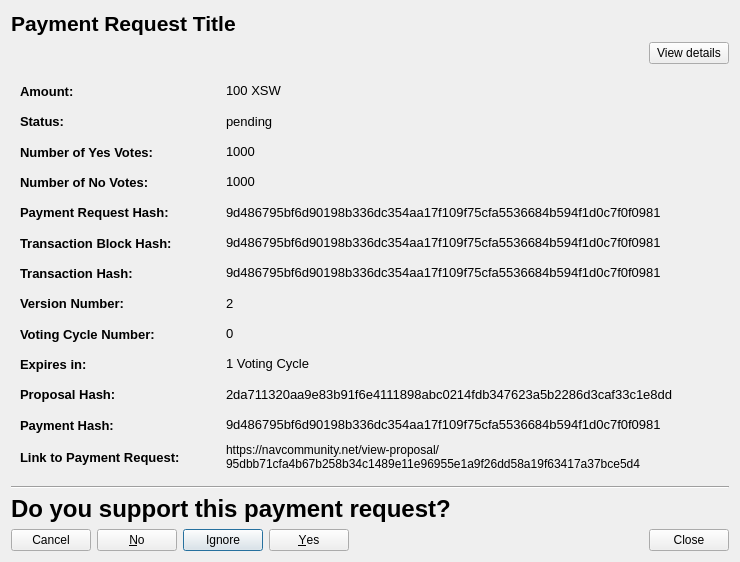
<?xml version="1.0" encoding="UTF-8"?>
<ui version="4.0">
 <class>CommunityFundDisplayPaymentRequestDetailed</class>
 <widget class="QWidget" name="CommunityFundDisplayPaymentRequestDetailed">
  <property name="geometry">
   <rect>
    <x>0</x>
    <y>0</y>
    <width>740</width>
    <height>562</height>
   </rect>
  </property>
  <property name="sizePolicy">
   <sizepolicy hsizetype="Preferred" vsizetype="MinimumExpanding">
    <horstretch>0</horstretch>
    <verstretch>0</verstretch>
   </sizepolicy>
  </property>
  <property name="minimumSize">
   <size>
    <width>740</width>
    <height>300</height>
   </size>
  </property>
  <property name="windowTitle">
   <string>Payment Request Details</string>
  </property>
  <layout class="QVBoxLayout" name="verticalLayout">
   <item>
    <widget class="QLabel" name="labelPaymentRequestTitle">
     <property name="sizePolicy">
      <sizepolicy hsizetype="Preferred" vsizetype="Minimum">
       <horstretch>0</horstretch>
       <verstretch>0</verstretch>
      </sizepolicy>
     </property>
     <property name="maximumSize">
      <size>
       <width>16777215</width>
       <height>500</height>
      </size>
     </property>
     <property name="font">
      <font>
       <pointsize>16</pointsize>
       <weight>75</weight>
       <bold>true</bold>
      </font>
     </property>
     <property name="text">
      <string>Payment Request Title</string>
     </property>
     <property name="wordWrap">
      <bool>true</bool>
     </property>
     <property name="openExternalLinks">
      <bool>false</bool>
     </property>
    </widget>
   </item>
   <item>
    <layout class="QHBoxLayout" name="horizontalLayout_4">
     <item>
      <spacer name="horizontalSpacer">
       <property name="orientation">
        <enum>Qt::Horizontal</enum>
       </property>
       <property name="sizeHint" stdset="0">
        <size>
         <width>40</width>
         <height>20</height>
        </size>
       </property>
      </spacer>
     </item>
     <item>
      <widget class="QPushButton" name="detailsBtn">
       <property name="text">
        <string>View details</string>
       </property>
      </widget>
     </item>
    </layout>
   </item>
   <item>
    <widget class="QWidget" name="detailsWidget" native="true">
     <property name="sizePolicy">
      <sizepolicy hsizetype="Preferred" vsizetype="Expanding">
       <horstretch>0</horstretch>
       <verstretch>0</verstretch>
      </sizepolicy>
     </property>
     <layout class="QVBoxLayout" name="verticalLayout_2">
      <item>
       <layout class="QVBoxLayout" name="verticalLayoutDetailedInfomation_2">
        <item>
         <layout class="QHBoxLayout" name="horizontalLayoutAmount_2">
          <item>
           <widget class="QLabel" name="labelPrequestAmountTitle">
            <property name="sizePolicy">
             <sizepolicy hsizetype="Fixed" vsizetype="Preferred">
              <horstretch>0</horstretch>
              <verstretch>0</verstretch>
             </sizepolicy>
            </property>
            <property name="minimumSize">
             <size>
              <width>200</width>
              <height>0</height>
             </size>
            </property>
            <property name="font">
             <font>
              <pointsize>10</pointsize>
              <weight>75</weight>
              <bold>true</bold>
             </font>
            </property>
            <property name="text">
             <string>Amount:</string>
            </property>
            <property name="textInteractionFlags">
             <set>Qt::NoTextInteraction</set>
            </property>
           </widget>
          </item>
          <item>
           <widget class="QLabel" name="labelPrequestAmount">
            <property name="font">
             <font>
              <pointsize>10</pointsize>
             </font>
            </property>
            <property name="text">
             <string>100 XSW</string>
            </property>
            <property name="textInteractionFlags">
             <set>Qt::TextSelectableByMouse</set>
            </property>
           </widget>
          </item>
         </layout>
        </item>
        <item>
         <layout class="QHBoxLayout" name="horizontalLayoutFee_2">
          <item>
           <widget class="QLabel" name="labelPrequestStatusTitle">
            <property name="sizePolicy">
             <sizepolicy hsizetype="Fixed" vsizetype="Preferred">
              <horstretch>0</horstretch>
              <verstretch>0</verstretch>
             </sizepolicy>
            </property>
            <property name="minimumSize">
             <size>
              <width>200</width>
              <height>0</height>
             </size>
            </property>
            <property name="font">
             <font>
              <pointsize>10</pointsize>
              <weight>75</weight>
              <bold>true</bold>
             </font>
            </property>
            <property name="text">
             <string>Status:</string>
            </property>
            <property name="textInteractionFlags">
             <set>Qt::NoTextInteraction</set>
            </property>
           </widget>
          </item>
          <item>
           <widget class="QLabel" name="labelPrequestStatus">
            <property name="font">
             <font>
              <pointsize>10</pointsize>
             </font>
            </property>
            <property name="text">
             <string>pending</string>
            </property>
            <property name="textInteractionFlags">
             <set>Qt::TextSelectableByMouse</set>
            </property>
           </widget>
          </item>
         </layout>
        </item>
        <item>
         <layout class="QHBoxLayout" name="horizontalLayoutAddress_2">
          <item>
           <widget class="QLabel" name="labelPrequestYesTitle">
            <property name="sizePolicy">
             <sizepolicy hsizetype="Fixed" vsizetype="Preferred">
              <horstretch>0</horstretch>
              <verstretch>0</verstretch>
             </sizepolicy>
            </property>
            <property name="minimumSize">
             <size>
              <width>200</width>
              <height>0</height>
             </size>
            </property>
            <property name="font">
             <font>
              <pointsize>10</pointsize>
              <weight>75</weight>
              <bold>true</bold>
             </font>
            </property>
            <property name="text">
             <string>Number of Yes Votes:</string>
            </property>
            <property name="textInteractionFlags">
             <set>Qt::NoTextInteraction</set>
            </property>
           </widget>
          </item>
          <item>
           <widget class="QLabel" name="labelPrequestYes">
            <property name="font">
             <font>
              <pointsize>10</pointsize>
             </font>
            </property>
            <property name="text">
             <string>1000</string>
            </property>
            <property name="textInteractionFlags">
             <set>Qt::TextSelectableByMouse</set>
            </property>
           </widget>
          </item>
         </layout>
        </item>
        <item>
         <layout class="QHBoxLayout" name="horizontalLayoutDeadline_2">
          <item>
           <widget class="QLabel" name="labelPrequestNoTitle">
            <property name="sizePolicy">
             <sizepolicy hsizetype="Fixed" vsizetype="Preferred">
              <horstretch>0</horstretch>
              <verstretch>0</verstretch>
             </sizepolicy>
            </property>
            <property name="minimumSize">
             <size>
              <width>200</width>
              <height>0</height>
             </size>
            </property>
            <property name="font">
             <font>
              <pointsize>10</pointsize>
              <weight>75</weight>
              <bold>true</bold>
             </font>
            </property>
            <property name="text">
             <string>Number of No Votes:</string>
            </property>
            <property name="textInteractionFlags">
             <set>Qt::NoTextInteraction</set>
            </property>
           </widget>
          </item>
          <item>
           <widget class="QLabel" name="labelPrequestNo">
            <property name="font">
             <font>
              <pointsize>10</pointsize>
             </font>
            </property>
            <property name="text">
             <string>1000</string>
            </property>
            <property name="textInteractionFlags">
             <set>Qt::TextSelectableByMouse</set>
            </property>
           </widget>
          </item>
         </layout>
        </item>
        <item>
         <layout class="QHBoxLayout" name="horizontalLayoutExpiresIn_2">
          <item>
           <widget class="QLabel" name="labelPrequestHashTitle">
            <property name="sizePolicy">
             <sizepolicy hsizetype="Fixed" vsizetype="Preferred">
              <horstretch>0</horstretch>
              <verstretch>0</verstretch>
             </sizepolicy>
            </property>
            <property name="minimumSize">
             <size>
              <width>200</width>
              <height>0</height>
             </size>
            </property>
            <property name="font">
             <font>
              <pointsize>10</pointsize>
              <weight>75</weight>
              <bold>true</bold>
             </font>
            </property>
            <property name="text">
             <string>Payment Request Hash:</string>
            </property>
            <property name="textInteractionFlags">
             <set>Qt::NoTextInteraction</set>
            </property>
           </widget>
          </item>
          <item>
           <widget class="QLabel" name="labelPrequestHash">
            <property name="font">
             <font>
              <pointsize>10</pointsize>
             </font>
            </property>
            <property name="text">
             <string>9d486795bf6d90198b336dc354aa17f109f75cfa5536684b594f1d0c7f0f0981</string>
            </property>
            <property name="textInteractionFlags">
             <set>Qt::TextSelectableByMouse</set>
            </property>
           </widget>
          </item>
         </layout>
        </item>
        <item>
         <layout class="QHBoxLayout" name="horizontalLayoutStatus_2">
          <item>
           <widget class="QLabel" name="labelPrequestTransactionBlockHashTitle">
            <property name="sizePolicy">
             <sizepolicy hsizetype="Fixed" vsizetype="Preferred">
              <horstretch>0</horstretch>
              <verstretch>0</verstretch>
             </sizepolicy>
            </property>
            <property name="minimumSize">
             <size>
              <width>200</width>
              <height>0</height>
             </size>
            </property>
            <property name="font">
             <font>
              <pointsize>10</pointsize>
              <weight>75</weight>
              <bold>true</bold>
             </font>
            </property>
            <property name="text">
             <string>Transaction Block Hash:</string>
            </property>
            <property name="textInteractionFlags">
             <set>Qt::NoTextInteraction</set>
            </property>
           </widget>
          </item>
          <item>
           <widget class="QLabel" name="labelPrequestTransactionBlockHash">
            <property name="font">
             <font>
              <pointsize>10</pointsize>
             </font>
            </property>
            <property name="text">
             <string>9d486795bf6d90198b336dc354aa17f109f75cfa5536684b594f1d0c7f0f0981</string>
            </property>
            <property name="textInteractionFlags">
             <set>Qt::TextSelectableByMouse</set>
            </property>
           </widget>
          </item>
         </layout>
        </item>
        <item>
         <layout class="QHBoxLayout" name="horizontalLayoutNumberYesVotes_2">
          <item>
           <widget class="QLabel" name="labelPrequestTransactionHashTitle">
            <property name="sizePolicy">
             <sizepolicy hsizetype="Fixed" vsizetype="Preferred">
              <horstretch>0</horstretch>
              <verstretch>0</verstretch>
             </sizepolicy>
            </property>
            <property name="minimumSize">
             <size>
              <width>200</width>
              <height>0</height>
             </size>
            </property>
            <property name="font">
             <font>
              <pointsize>10</pointsize>
              <weight>75</weight>
              <bold>true</bold>
             </font>
            </property>
            <property name="text">
             <string>Transaction Hash:</string>
            </property>
            <property name="textInteractionFlags">
             <set>Qt::NoTextInteraction</set>
            </property>
           </widget>
          </item>
          <item>
           <widget class="QLabel" name="labelPrequestTransactionHash">
            <property name="font">
             <font>
              <pointsize>10</pointsize>
             </font>
            </property>
            <property name="text">
             <string>9d486795bf6d90198b336dc354aa17f109f75cfa5536684b594f1d0c7f0f0981</string>
            </property>
            <property name="textInteractionFlags">
             <set>Qt::TextSelectableByMouse</set>
            </property>
           </widget>
          </item>
         </layout>
        </item>
        <item>
         <layout class="QHBoxLayout" name="horizontalLayoutNumberNoVotes_2">
          <item>
           <widget class="QLabel" name="labelPrequestVersionNoTitle">
            <property name="sizePolicy">
             <sizepolicy hsizetype="Fixed" vsizetype="Preferred">
              <horstretch>0</horstretch>
              <verstretch>0</verstretch>
             </sizepolicy>
            </property>
            <property name="minimumSize">
             <size>
              <width>200</width>
              <height>0</height>
             </size>
            </property>
            <property name="font">
             <font>
              <pointsize>10</pointsize>
              <weight>75</weight>
              <bold>true</bold>
             </font>
            </property>
            <property name="text">
             <string>Version Number:</string>
            </property>
            <property name="textInteractionFlags">
             <set>Qt::NoTextInteraction</set>
            </property>
           </widget>
          </item>
          <item>
           <widget class="QLabel" name="labelPrequestVersionNo">
            <property name="font">
             <font>
              <pointsize>10</pointsize>
             </font>
            </property>
            <property name="text">
             <string>2</string>
            </property>
            <property name="textInteractionFlags">
             <set>Qt::TextSelectableByMouse</set>
            </property>
           </widget>
          </item>
         </layout>
        </item>
        <item>
         <layout class="QHBoxLayout" name="horizontalLayoutTransactionBlockHash_2">
          <item>
           <widget class="QLabel" name="labelPrequestVotingCycleTitle">
            <property name="sizePolicy">
             <sizepolicy hsizetype="Fixed" vsizetype="Preferred">
              <horstretch>0</horstretch>
              <verstretch>0</verstretch>
             </sizepolicy>
            </property>
            <property name="minimumSize">
             <size>
              <width>200</width>
              <height>0</height>
             </size>
            </property>
            <property name="font">
             <font>
              <pointsize>10</pointsize>
              <weight>75</weight>
              <bold>true</bold>
             </font>
            </property>
            <property name="text">
             <string>Voting Cycle Number:</string>
            </property>
            <property name="textInteractionFlags">
             <set>Qt::NoTextInteraction</set>
            </property>
           </widget>
          </item>
          <item>
           <widget class="QLabel" name="labelPrequestVotingCycle">
            <property name="font">
             <font>
              <pointsize>10</pointsize>
             </font>
            </property>
            <property name="text">
             <string>0</string>
            </property>
            <property name="textInteractionFlags">
             <set>Qt::TextSelectableByMouse</set>
            </property>
           </widget>
          </item>
         </layout>
        </item>
        <item>
         <layout class="QHBoxLayout" name="horizontalLayout_3">
          <property name="topMargin">
           <number>0</number>
          </property>
          <item>
           <widget class="QLabel" name="labelPrequestExpiryTitle">
            <property name="sizePolicy">
             <sizepolicy hsizetype="Minimum" vsizetype="Preferred">
              <horstretch>0</horstretch>
              <verstretch>0</verstretch>
             </sizepolicy>
            </property>
            <property name="minimumSize">
             <size>
              <width>200</width>
              <height>0</height>
             </size>
            </property>
            <property name="maximumSize">
             <size>
              <width>200</width>
              <height>16777215</height>
             </size>
            </property>
            <property name="font">
             <font>
              <pointsize>10</pointsize>
              <weight>75</weight>
              <bold>true</bold>
             </font>
            </property>
            <property name="text">
             <string>Expires in:</string>
            </property>
           </widget>
          </item>
          <item>
           <widget class="QLabel" name="labelPrequestExpiry">
            <property name="font">
             <font>
              <pointsize>10</pointsize>
             </font>
            </property>
            <property name="text">
             <string>1 Voting Cycle</string>
            </property>
            <property name="textInteractionFlags">
             <set>Qt::TextSelectableByMouse</set>
            </property>
           </widget>
          </item>
         </layout>
        </item>
        <item>
         <layout class="QHBoxLayout" name="horizontalLayoutTransactionHash_2">
          <item>
           <widget class="QLabel" name="labelPrequestProposalHashTitle">
            <property name="sizePolicy">
             <sizepolicy hsizetype="Fixed" vsizetype="Preferred">
              <horstretch>0</horstretch>
              <verstretch>0</verstretch>
             </sizepolicy>
            </property>
            <property name="minimumSize">
             <size>
              <width>200</width>
              <height>0</height>
             </size>
            </property>
            <property name="font">
             <font>
              <pointsize>10</pointsize>
              <weight>75</weight>
              <bold>true</bold>
             </font>
            </property>
            <property name="text">
             <string>Proposal Hash:</string>
            </property>
            <property name="textInteractionFlags">
             <set>Qt::NoTextInteraction</set>
            </property>
           </widget>
          </item>
          <item>
           <widget class="QLabel" name="labelPrequestProposalHash">
            <property name="font">
             <font>
              <pointsize>10</pointsize>
             </font>
            </property>
            <property name="text">
             <string>2da711320aa9e83b91f6e4111898abc0214fdb347623a5b2286d3caf33c1e8dd</string>
            </property>
            <property name="textInteractionFlags">
             <set>Qt::TextSelectableByMouse</set>
            </property>
           </widget>
          </item>
         </layout>
        </item>
        <item>
         <layout class="QHBoxLayout" name="horizontalLayout_2">
          <property name="topMargin">
           <number>0</number>
          </property>
          <item>
           <widget class="QLabel" name="labelPrequestPaymentHashTitle">
            <property name="sizePolicy">
             <sizepolicy hsizetype="Minimum" vsizetype="Preferred">
              <horstretch>0</horstretch>
              <verstretch>0</verstretch>
             </sizepolicy>
            </property>
            <property name="minimumSize">
             <size>
              <width>200</width>
              <height>0</height>
             </size>
            </property>
            <property name="maximumSize">
             <size>
              <width>200</width>
              <height>16777215</height>
             </size>
            </property>
            <property name="font">
             <font>
              <pointsize>10</pointsize>
              <weight>75</weight>
              <bold>true</bold>
             </font>
            </property>
            <property name="text">
             <string>Payment Hash:</string>
            </property>
           </widget>
          </item>
          <item>
           <widget class="QLabel" name="labelPrequestPaymentHash">
            <property name="font">
             <font>
              <pointsize>10</pointsize>
             </font>
            </property>
            <property name="text">
             <string>9d486795bf6d90198b336dc354aa17f109f75cfa5536684b594f1d0c7f0f0981</string>
            </property>
            <property name="textInteractionFlags">
             <set>Qt::TextSelectableByMouse</set>
            </property>
           </widget>
          </item>
         </layout>
        </item>
        <item>
         <layout class="QHBoxLayout" name="horizontalLayoutLinkToPaymentRequest_2">
          <item>
           <widget class="QLabel" name="labelPrequestLinkTitle">
            <property name="sizePolicy">
             <sizepolicy hsizetype="Fixed" vsizetype="Preferred">
              <horstretch>0</horstretch>
              <verstretch>0</verstretch>
             </sizepolicy>
            </property>
            <property name="minimumSize">
             <size>
              <width>200</width>
              <height>0</height>
             </size>
            </property>
            <property name="font">
             <font>
              <pointsize>10</pointsize>
              <weight>75</weight>
              <bold>true</bold>
             </font>
            </property>
            <property name="text">
             <string>Link to Payment Request:</string>
            </property>
            <property name="textInteractionFlags">
             <set>Qt::NoTextInteraction</set>
            </property>
           </widget>
          </item>
          <item>
           <widget class="QLabel" name="labelPrequestLink">
            <property name="text">
             <string>https://navcommunity.net/view-proposal/95dbb71cfa4b67b258b34c1489e11e96955e1a9f26dd58a19f63417a37bce5d4</string>
            </property>
            <property name="wordWrap">
             <bool>true</bool>
            </property>
            <property name="openExternalLinks">
             <bool>true</bool>
            </property>
            <property name="textInteractionFlags">
             <set>Qt::TextBrowserInteraction</set>
            </property>
           </widget>
          </item>
         </layout>
        </item>
       </layout>
      </item>
     </layout>
    </widget>
   </item>
   <item>
    <widget class="Line" name="line">
     <property name="orientation">
      <enum>Qt::Horizontal</enum>
     </property>
    </widget>
   </item>
   <item>
    <widget class="QLabel" name="label">
     <property name="font">
      <font>
       <pointsize>18</pointsize>
       <weight>75</weight>
       <bold>true</bold>
      </font>
     </property>
     <property name="text">
      <string>Do you support this payment request?</string>
     </property>
    </widget>
   </item>
   <item>
    <layout class="QHBoxLayout" name="horizontalLayoutButtons_2">
     <item>
      <widget class="QDialogButtonBox" name="buttonBoxYesNoVote_2">
       <property name="layoutDirection">
        <enum>Qt::RightToLeft</enum>
       </property>
       <property name="standardButtons">
        <set>QDialogButtonBox::Cancel|QDialogButtonBox::Ignore|QDialogButtonBox::No|QDialogButtonBox::Yes</set>
       </property>
      </widget>
     </item>
     <item>
      <spacer name="horizontalSpacerButtons_2">
       <property name="orientation">
        <enum>Qt::Horizontal</enum>
       </property>
       <property name="sizeHint" stdset="0">
        <size>
         <width>40</width>
         <height>20</height>
        </size>
       </property>
      </spacer>
     </item>
     <item>
      <widget class="QPushButton" name="pushButtonClose_2">
       <property name="text">
        <string>Close</string>
       </property>
      </widget>
     </item>
    </layout>
   </item>
  </layout>
 </widget>
 <tabstops>
  <tabstop>pushButtonClose_2</tabstop>
 </tabstops>
 <resources/>
 <connections/>
</ui>
